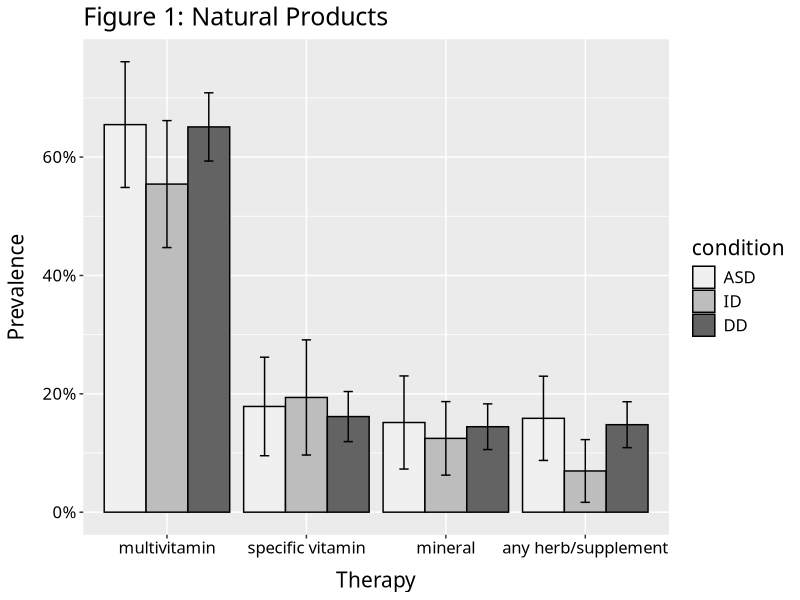
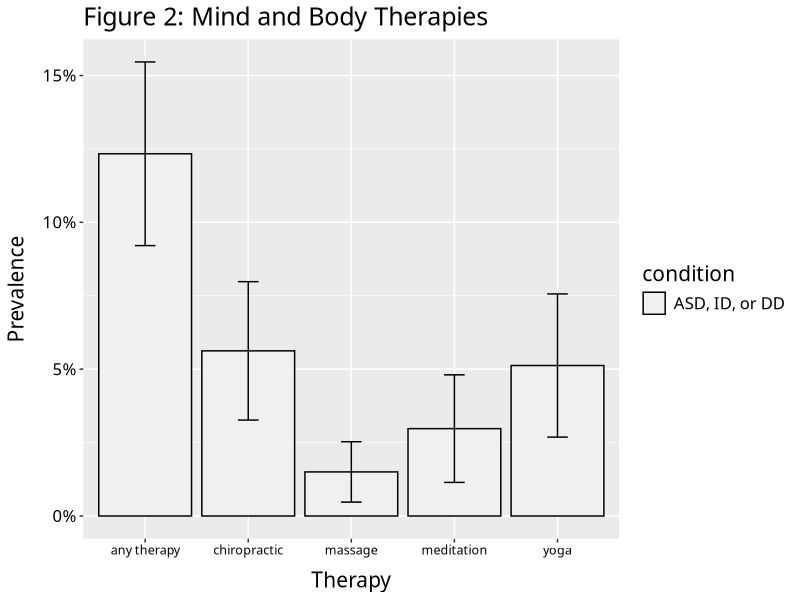

Recreate these plots in R, in order.
library(ggplot2)
library(RColorBrewer)
library(dplyr)
library(scales)

palette_choice = "Greys"
# text_color = "#2D2DB9"
text_color = "black"

fig_data <- read.csv("./scripts/natural_products.csv")
fig_data$condition <- factor(fig_data$condition, levels = c("ASD", "ID", "DD", "ASD, ID, or DD", "US children", "no ASD, ID, or DD"))


################################################################################
# FIGURE 1: NATURAL PRODUCTS
################################################################################

# ggplot(fig_data, aes(x=cam_name, y=prevalence, fill=condition)) + 
#   geom_bar(position=position_dodge(), stat="identity") + 
#   scale_fill_brewer(palette=palette_choice) +
#   geom_errorbar(aes(ymin=lower_ci, ymax=higher_ci), width=.2, # Width of the error bars 
#                 position=position_dodge(.9), color = text_color) +
#   ggtitle("Figure 1: Natural Products") +
#   labs(x = "Therapy", y = "Prevalence") +
#   scale_y_continuous(labels = scales::percent) +
#   theme(text = element_text(family = "Avenir Next", size = 15, color = text_color),
#         axis.text.x = element_text(size = 9, color = text_color),
#         axis.text.y = element_text(color = text_color),
#         axis.title.x = element_text(margin = margin(10, 0, 0, 0)),
#         axis.title.y = element_text(margin = margin(0, 10, 0, 0))
#         )

fig_data <- fig_data %>% filter(condition != c("ASD, ID, or DD")) %>% 
  filter(condition != c("US children")) 
fig_data$cam_name <- factor(fig_data$cam_name, levels = c("multivitamin",
                                                          "specific vitamin",
                                                          "mineral",
                                                          "any herb/supplement"))
ggplot(fig_data, aes(x=cam_name, y=prevalence, fill=condition)) + 
  geom_bar(position=position_dodge(), stat="identity", color = "black") + 
  scale_fill_brewer(palette=palette_choice) +
  geom_errorbar(aes(ymin=lower_ci, ymax=higher_ci), width=.2, # Width of the error bars 
                position=position_dodge(.9), color = text_color) +
  ggtitle("Figure 1: Natural Products") +
  labs(x = "Therapy", y = "Prevalence") +
  scale_y_continuous(labels = scales::percent) +
  theme(text = element_text(family = "Avenir Next", size = 15, color = text_color),
        axis.text.x = element_text(size = 12, color = text_color),
        axis.text.y = element_text(color = text_color),
        axis.title.x = element_text(margin = margin(10, 0, 0, 0)),
        axis.title.y = element_text(margin = margin(0, 10, 0, 0))
  )


################################################################################
# FIGURE 2: MIND AND BODY
################################################################################


fig_data <- read.csv("./scripts/mind_and_body.csv")
fig_data$condition <- factor(fig_data$condition, levels = c("ASD", "ID", "DD", "ASD, ID, or DD", "US children"))

# # 95% CI
# ggplot(fig_data, aes(x=cam_name, y=prevalence, fill=condition)) + 
#   geom_bar(position=position_dodge(), stat="identity") + 
#   scale_fill_brewer(palette="Set2") +
#   geom_errorbar(aes(ymin=lower_ci, ymax=higher_ci), width=.2, # Width of the error bars 
#                 position=position_dodge(.9)) +
# #  theme(axis.text.x = element_text(angle = 45, vjust = 0.5, hjust = 0.5)) +
#   ggtitle("Figure 3: Mind and Body Therapies") +
#   labs(x = "Therapy", y = "Prevalence") +
#   scale_y_continuous(labels = scales::percent)
# 
# # se
# ggplot(fig_data, aes(x=cam_name, y=prevalence, fill=condition)) + 
#   geom_bar(position=position_dodge(), stat="identity") + 
#   scale_fill_brewer(palette="Set2") +
#   geom_errorbar(aes(ymin=prevalence - se, ymax=prevalence + se), width=.2, # Width of the error bars 
#                 position=position_dodge(.9)) +
#   ggtitle("Figure 3: Mind and Body Therapies") +
#   labs(x = "Therapy", y = "Prevalence") +
#   scale_y_continuous(labels = scales::percent) 
# 
# Just ASD, ID, DD vs US total (Mind & Body)
fig_data <- read.csv("./scripts/mind_and_body.csv")
fig_data$condition <- factor(fig_data$condition, levels = c("ASD", "ID", "DD", "ASD, ID, or DD", "US children", "no ASD, ID, or DD"))

fig_data %>% filter(condition != c("US children")) %>% 
  filter(condition == "ASD, ID, or DD" | condition == "no ASD, ID, or DD") %>% 
  ggplot(aes(x=cam_name, y=prevalence, fill=condition)) + 
  geom_bar(position=position_dodge(), stat="identity", color = "black") + 
  scale_fill_brewer(palette=palette_choice) +
  geom_errorbar(aes(ymin=lower_ci, ymax=higher_ci), width=.2, # Width of the error bars 
                position=position_dodge(.9), color = text_color) +
  ggtitle("Figure 2: Mind and Body Therapies") +
  labs(x = "Therapy", y = "Prevalence") +
  scale_y_continuous(labels = scales::percent) +
  theme(text = element_text(family = "Avenir Next", size = 15, color = text_color),
        axis.text.x = element_text(size = 9, color = text_color),
        axis.text.y = element_text(color = text_color),
        axis.title.x = element_text(margin = margin(10, 0, 0, 0)),
        axis.title.y = element_text(margin = margin(0, 10, 0, 0))
  )

